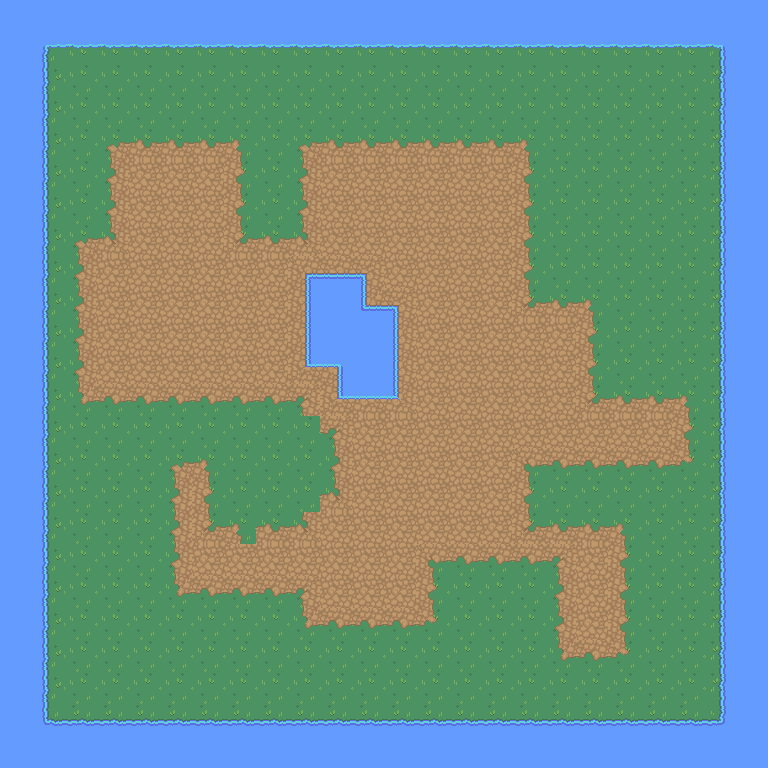

A 2D game scene composited from a Tiled map and its tileset images. What follows is a short description and the map's XML, with every tile layer's data as written:
An orthogonal 24x24 tile map with 32x32 px tiles, 3 tile layers (Water, Ground, Dirt).

<map version="1.10" tiledversion="1.11.2" orientation="orthogonal" renderorder="right-down" width="24" height="24" tilewidth="32" tileheight="32" infinite="0" nextlayerid="5" nextobjectid="1">
 <tileset firstgid="1" source="RPG Nature Tileset.tsx" />
 <layer id="1" name="Water" width="24" height="24">
  <data encoding="csv">
42,42,42,42,42,42,42,42,42,42,42,42,42,42,42,42,42,42,42,42,42,42,42,42,
42,42,42,42,42,42,42,42,42,42,42,42,42,42,42,42,42,42,42,42,42,42,42,42,
42,42,42,42,42,42,42,42,42,42,42,42,42,42,42,42,42,42,42,42,42,42,42,42,
42,42,42,42,42,42,42,42,42,42,42,42,42,42,42,42,42,42,42,42,42,42,42,42,
42,42,42,42,42,42,42,42,42,42,42,42,42,42,42,42,42,42,42,42,42,42,42,42,
42,42,42,42,42,42,42,42,42,42,42,42,42,42,42,42,42,42,42,42,42,42,42,42,
42,42,42,42,42,42,42,42,42,42,42,42,42,42,42,42,42,42,42,42,42,42,42,42,
42,42,42,42,42,42,42,42,42,42,42,42,42,42,42,42,42,42,42,42,42,42,42,42,
42,42,42,42,42,42,42,42,42,42,42,42,42,42,42,42,42,42,42,42,42,42,42,42,
42,42,42,42,42,42,42,42,42,42,42,42,42,42,42,42,42,42,42,42,42,42,42,42,
42,42,42,42,42,42,42,42,42,42,42,42,42,42,42,42,42,42,42,42,42,42,42,42,
42,42,42,42,42,42,42,42,42,42,42,42,42,42,42,42,42,42,42,42,42,42,42,42,
42,42,42,42,42,42,42,42,42,42,42,42,42,42,42,42,42,42,42,42,42,42,42,42,
42,42,42,42,42,42,42,42,42,42,42,42,42,42,42,42,42,42,42,42,42,42,42,42,
42,42,42,42,42,42,42,42,42,42,42,42,42,42,42,42,42,42,42,42,42,42,42,42,
42,42,42,42,42,42,42,42,42,42,42,42,42,42,42,42,42,42,42,42,42,42,42,42,
42,42,42,42,42,42,42,42,42,42,42,42,42,42,42,42,42,42,42,42,42,42,42,42,
42,42,42,42,42,42,42,42,42,42,42,42,42,42,42,42,42,42,42,42,42,42,42,42,
42,42,42,42,42,42,42,42,42,42,42,42,42,42,42,42,42,42,42,42,42,42,42,42,
42,42,42,42,42,42,42,42,42,42,42,42,42,42,42,42,42,42,42,42,42,42,42,42,
42,42,42,42,42,42,42,42,42,42,42,42,42,42,42,42,42,42,42,42,42,42,42,42,
42,42,42,42,42,42,42,42,42,42,42,42,42,42,42,42,42,42,42,42,42,42,42,42,
42,42,42,42,42,42,42,42,42,42,42,42,42,42,42,42,42,42,42,42,42,42,42,42,
42,42,42,42,42,42,42,42,42,42,42,42,42,42,42,42,42,42,42,42,42,42,42,42
</data>
 </layer>
 <layer id="2" name="Ground" width="24" height="24">
  <data encoding="csv">
0,0,0,0,0,0,0,0,0,0,0,0,0,0,0,0,0,0,0,0,0,0,0,0,
0,66,67,67,67,67,67,67,67,67,67,67,67,67,67,67,67,67,67,67,67,67,68,0,
0,86,41,41,41,41,41,41,41,41,41,41,41,41,41,41,41,41,41,41,41,41,88,0,
0,86,41,41,41,41,41,41,41,41,41,41,41,41,41,41,41,41,41,41,41,41,88,0,
0,86,41,41,41,41,41,41,41,41,41,41,41,41,41,41,41,41,41,41,41,41,88,0,
0,86,41,41,41,41,41,41,41,41,41,41,41,41,41,41,41,41,41,41,41,41,88,0,
0,86,41,41,41,41,41,41,41,41,41,41,41,41,41,41,41,41,41,41,41,41,88,0,
0,86,41,41,41,41,41,41,41,41,41,41,41,41,41,41,41,41,41,41,41,41,88,0,
0,86,41,41,41,41,41,41,41,41,41,41,41,41,41,41,41,41,41,41,41,41,88,0,
0,86,41,41,41,41,41,41,41,41,0,41,41,41,41,41,41,41,41,41,41,41,88,0,
0,86,41,41,41,41,41,41,41,41,0,0,41,41,41,41,41,41,41,41,41,41,88,0,
0,86,41,41,41,41,41,41,41,41,41,0,41,41,41,41,41,41,41,41,41,41,88,0,
0,86,41,41,41,41,41,41,41,41,41,41,41,41,41,41,41,41,41,41,41,41,88,0,
0,86,41,41,41,41,41,41,41,41,41,41,41,41,41,41,41,41,41,41,41,41,88,0,
0,86,41,41,41,41,41,41,41,41,41,41,41,41,41,41,41,41,41,41,41,41,88,0,
0,86,41,41,41,41,41,41,41,41,41,41,41,41,41,41,41,41,41,41,41,41,88,0,
0,86,41,41,41,41,41,41,41,41,41,41,41,41,41,41,41,41,41,41,41,41,88,0,
0,86,41,41,41,41,41,41,41,41,41,41,41,41,41,41,41,41,41,41,41,41,88,0,
0,86,41,41,41,41,41,41,41,41,41,41,41,41,41,41,41,41,41,41,41,41,88,0,
0,86,41,41,41,41,41,41,41,41,41,41,41,41,41,41,41,41,41,41,41,41,88,0,
0,86,41,41,41,41,41,41,41,41,41,41,41,41,41,41,41,41,41,41,41,41,88,0,
0,86,41,41,41,41,41,41,41,41,41,41,41,41,41,41,41,41,41,41,41,41,88,0,
0,106,107,107,107,107,107,107,107,107,107,107,107,107,107,107,107,107,107,107,107,107,108,0,
0,0,0,0,0,0,0,0,0,0,0,0,0,0,0,0,0,0,0,0,0,0,0,0
</data>
 </layer>
 <layer id="3" name="Dirt" width="24" height="24">
  <data encoding="csv">
0,0,0,0,0,0,0,0,0,0,0,0,0,0,0,0,0,0,0,0,0,0,0,0,
0,0,0,0,0,0,0,0,0,0,0,0,0,0,0,0,0,0,0,0,0,0,0,0,
0,0,0,0,0,0,0,0,0,0,0,0,0,0,0,0,0,0,0,0,0,0,0,0,
0,0,0,0,0,0,0,0,0,0,0,0,0,0,0,0,0,0,0,0,0,0,0,0,
0,0,0,126,127,127,127,128,0,126,127,127,127,127,127,127,128,0,0,0,0,0,0,0,
0,0,0,146,147,147,147,148,0,146,147,147,147,147,147,147,148,0,0,0,0,0,0,0,
0,0,0,146,147,147,147,148,0,146,147,147,147,147,147,147,148,0,0,0,0,0,0,0,
0,0,126,150,147,147,147,149,127,150,147,147,147,147,147,147,148,0,0,0,0,0,0,0,
0,0,146,147,147,147,147,147,147,74,112,75,147,147,147,147,148,0,0,0,0,0,0,0,
0,0,146,147,147,147,147,147,147,93,0,111,75,147,147,147,149,127,128,0,0,0,0,0,
0,0,146,147,147,147,147,147,147,93,0,0,91,147,147,147,147,147,148,0,0,0,0,0,
0,0,146,147,147,147,147,147,147,94,73,0,91,147,147,147,147,147,148,0,0,0,0,0,
0,0,166,167,167,167,167,167,167,130,94,72,95,147,147,147,147,147,149,127,127,128,0,0,
0,0,0,0,0,0,0,0,0,0,130,147,147,147,147,147,147,147,147,147,147,148,0,0,
0,0,0,0,0,126,128,0,0,0,146,147,147,147,147,147,129,167,167,167,167,168,0,0,
0,0,0,0,0,146,148,0,0,0,150,147,147,147,147,147,148,0,0,0,0,0,0,0,
0,0,0,0,0,146,149,128,127,150,147,147,147,147,147,147,149,127,127,128,0,0,0,0,
0,0,0,0,0,146,147,147,147,147,147,147,147,129,167,167,167,130,147,148,0,0,0,0,
0,0,0,0,0,166,167,167,167,130,147,147,147,148,0,0,0,146,147,148,0,0,0,0,
0,0,0,0,0,0,0,0,0,166,167,167,167,168,0,0,0,146,147,148,0,0,0,0,
0,0,0,0,0,0,0,0,0,0,0,0,0,0,0,0,0,166,167,168,0,0,0,0,
0,0,0,0,0,0,0,0,0,0,0,0,0,0,0,0,0,0,0,0,0,0,0,0,
0,0,0,0,0,0,0,0,0,0,0,0,0,0,0,0,0,0,0,0,0,0,0,0,
0,0,0,0,0,0,0,0,0,0,0,0,0,0,0,0,0,0,0,0,0,0,0,0
</data>
 </layer>
</map>
